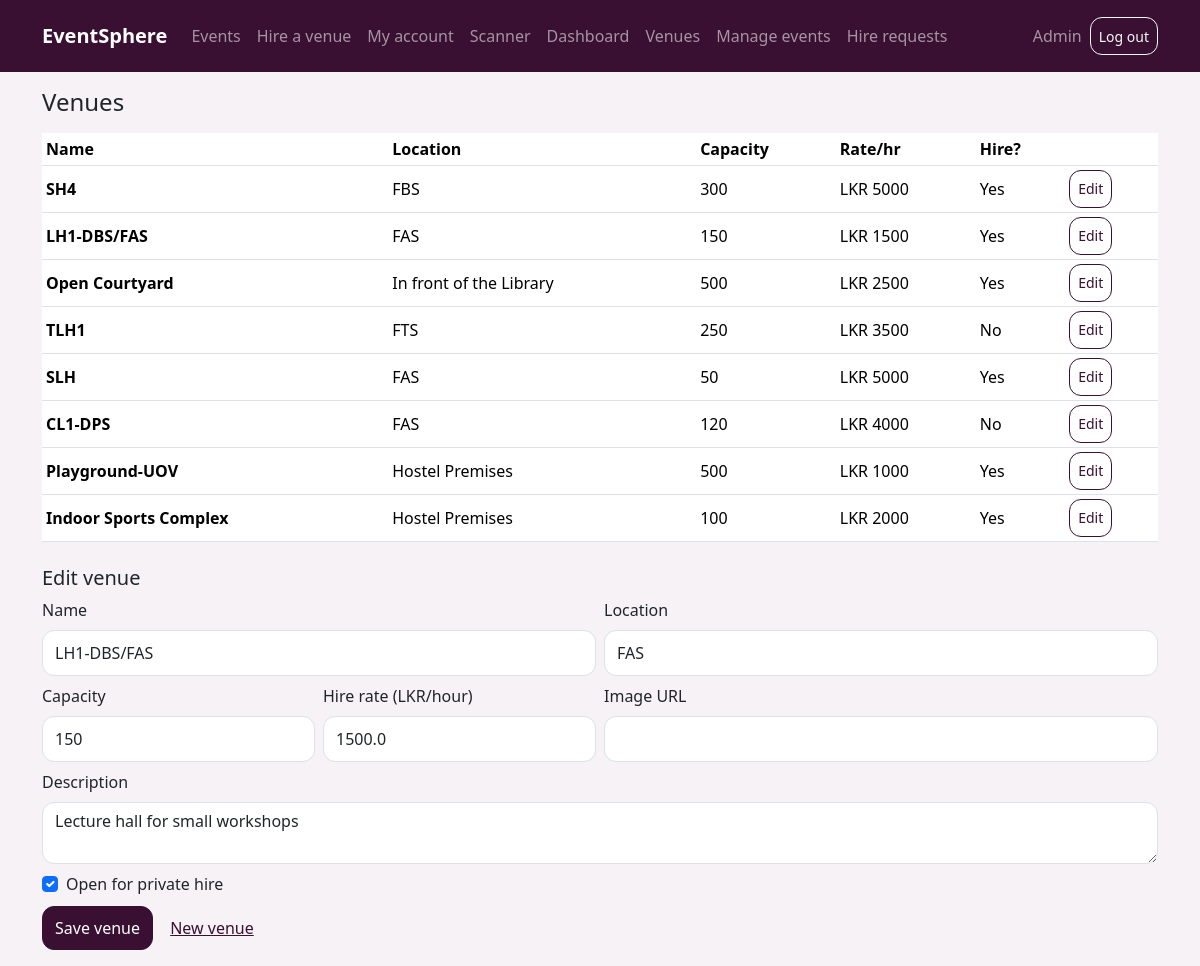
/admin/venues/2/edit (signed in), run on an earlier commit of the app's database.
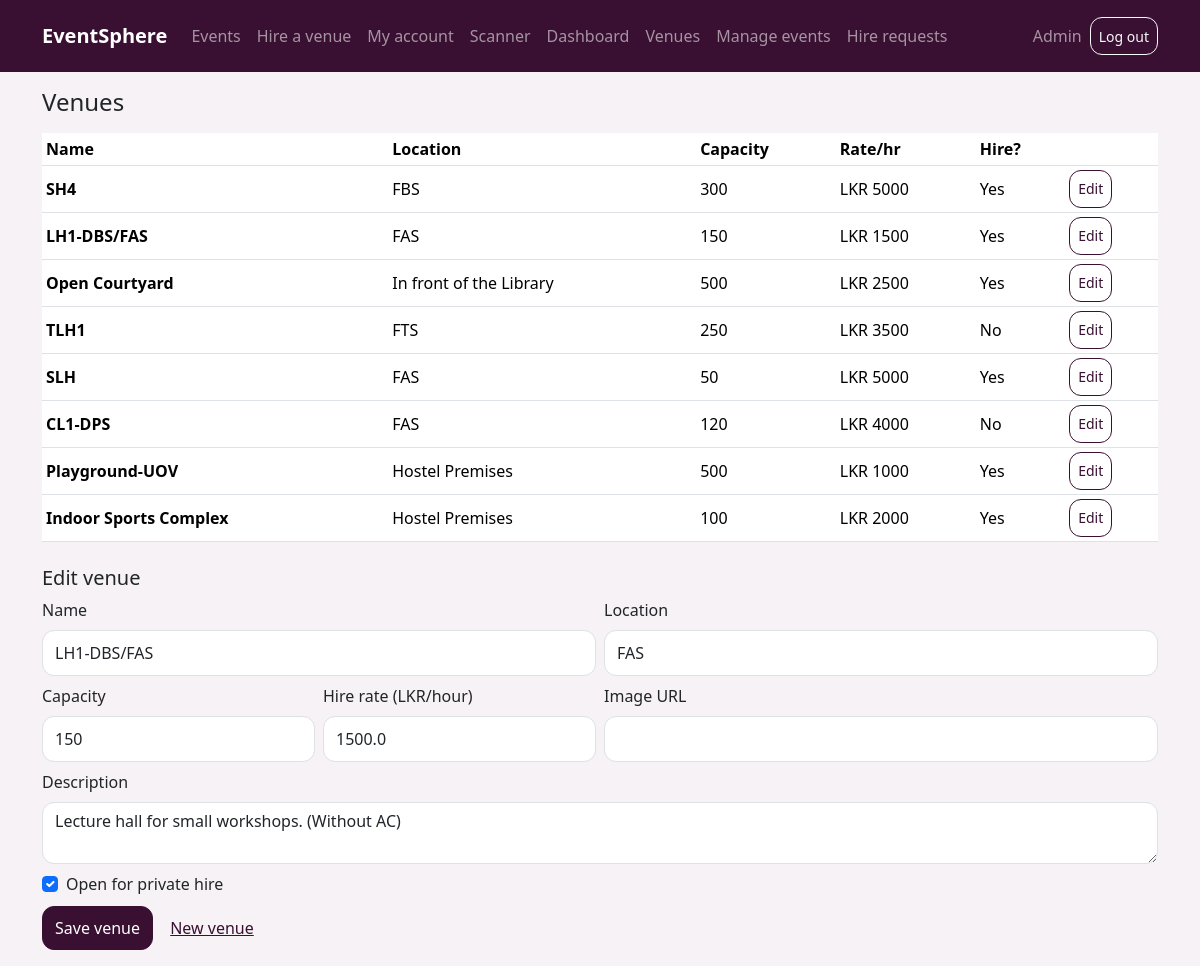
And on a later commit of the database.
### app/models.py (models this page shows)
class Venue(Base):
    __tablename__ = "venues"
    id = Column(Integer, primary_key=True)
    name = Column(String(150), nullable=False)
    location = Column(String(200), default="")
    capacity = Column(Integer, nullable=False)
    description = Column(Text, default="")
    image = Column(String(300), default="")
    hourly_rate = Column(Float, default=0)
    open_for_hire = Column(Boolean, default=False)

### app/routes_admin.py (the view)
@router.get("/admin/venues/{vid}/edit")
def venue_edit(vid: int, request: Request, db=Depends(get_db), user=Depends(admin_only)):
    v = db.get(Venue, vid)
    if not v:
        raise HTTPException(404, "Venue not found")
    return render(request, "admin_venues.html", db, user, venues=db.query(Venue).all(), v=v)

### app/templates/admin_venues.html (shortened to what this page needs)
{% extends "base.html" %}
{% block content %}
<h4 class="mb-3">Venues</h4>
<table class="table table-sm bg-white table-stack align-middle">
  <thead><tr><th>Name</th><th>Location</th><th>Capacity</th><th>Rate/hr</th><th>Hire?</th><th></th></tr></thead>
  <tbody>
  {% for x in venues %}
  <tr>
    <td data-label="Name"><strong>{{ x.name }}</strong></td>
    <td data-label="Location">{{ x.location }}</td>
    <td data-label="Capacity">{{ x.capacity }}</td>
    <td data-label="Rate/hr">LKR {{ '%.0f'|format(x.hourly_rate) }}</td>
    <td data-label="Open for hire">{{ 'Yes' if x.open_for_hire else 'No' }}</td>
    <td class="actions"><a class="btn btn-sm btn-outline-primary" href="/admin/venues/{{ x.id }}/edit">Edit</a></td>
  </tr>
  {% endfor %}
  </tbody>
</table>
<h5 class="mt-4">{{ 'Edit venue' if v else 'Add a venue' }}</h5>
<form method="post" action="{{ '/admin/venues/' ~ v.id if v else '/admin/venues' }}" class="row g-2">
  <div class="col-md-6"><label class="form-label">Name</label><input name="name" class="form-control" value="{{ v.name if v }}" required></div>
  <div class="col-md-6"><label class="form-label">Location</label><input name="location" class="form-control" value="{{ v.location if v }}"></div>
  <div class="col-6 col-md-3"><label class="form-label">Capacity</label><input type="number" min="1" name="capacity" class="form-control" value="{{ v.capacity if v }}" required></div>
  <div class="col-6 col-md-3"><label class="form-label">Hire rate (LKR/hour)</label><input type="number" step="0.01" min="0" name="hourly_rate" class="form-control" value="{{ v.hourly_rate if v else 0 }}"></div>
  <div class="col-md-6"><label class="form-label">Image URL</label><input name="image" class="form-control" value="{{ v.image if v }}"></div>
  <div class="col-12"><label class="form-label">Description</label><textarea name="description" class="form-control" rows="2">{{ v.description if v }}</textarea></div>
  <div class="col-12"><div class="form-check"><input class="form-check-input" type="checkbox" name="open_for_hire" id="hire" {{ 'checked' if v and v.open_for_hire }}>
    <label class="form-check-label" for="hire">Open for private hire</label></div></div>
  <div class="col-12 d-grid d-md-block gap-2">
    <button class="btn btn-primary">Save venue</button>
    {% if v %}<a href="/admin/venues" class="btn btn-link">New venue</a>{% endif %}
  </div>
</form>
{% endblock %}

What changed in the data, as far as the page shows it:
changed Venue "LH1-DBS/FAS": description "Lecture hall for small workshops" → "Lecture hall for small workshops. (Without AC)"
